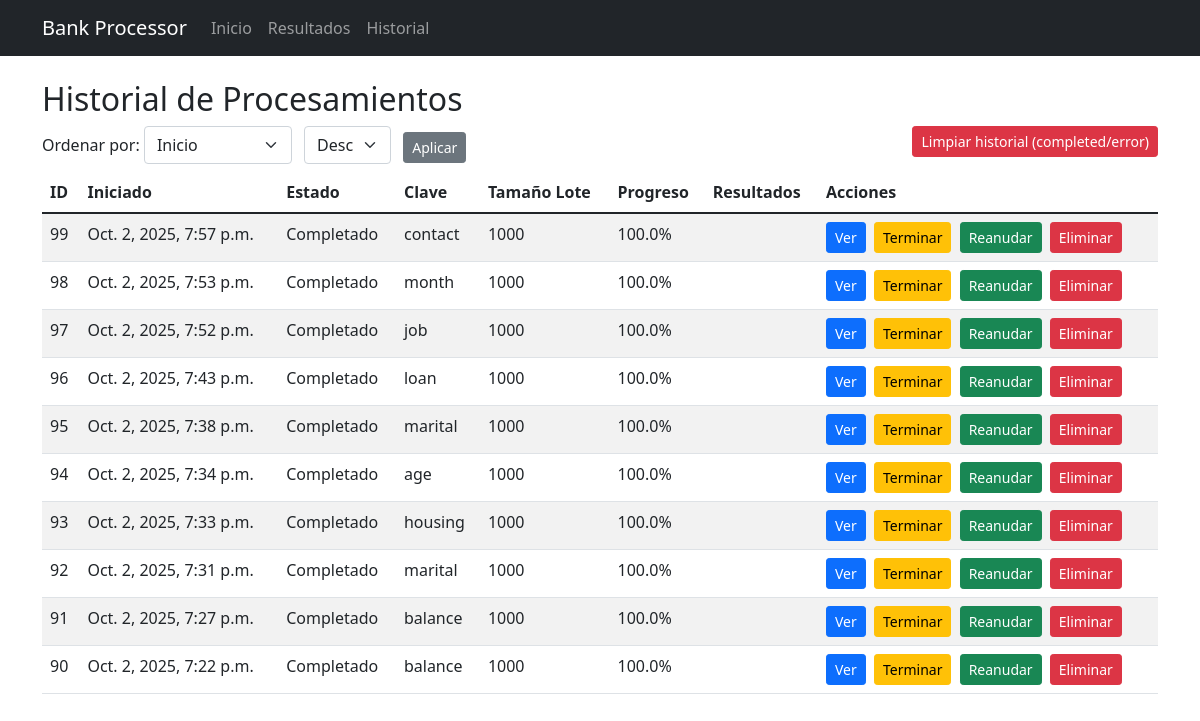
The page /history/ on the database its author committed.
### processor/models.py (models this page shows, shortened)
class ProcessingJob(models.Model):
    STATUS_CHOICES = [
        ('pending', 'Pendiente'),
        ('processing', 'Procesando'),
        ('completed', 'Completado'),
        ('error', 'Error')
    ]
    batch_key = models.CharField(max_length=50, help_text='Columna usada para fragmentación')
    batch_size = models.IntegerField(help_text='Número de registros por lote')
    total_records = models.IntegerField(default=0)
    processed_records = models.IntegerField(default=0)
    status = models.CharField(max_length=20, choices=STATUS_CHOICES, default='pending')
    error_message = models.TextField(blank=True, null=True)
    started_at = models.DateTimeField(default=timezone.now)
    completed_at = models.DateTimeField(null=True, blank=True)
    class Meta:
        ordering = ['-started_at']
    @property
    def progress(self):
        if self.total_records == 0:
            return 0
        return round((self.processed_records / self.total_records) * 100, 2)

### processor/views.py (the view)
# urls.py: path('history/', views.job_history, name='job_history'),
def job_history(request):
    order_by = request.GET.get('order_by', 'started_at')
    sort = request.GET.get('sort', 'desc')
    if sort == 'asc':
        jobs = ProcessingJob.objects.all().order_by(order_by)
    else:
        jobs = ProcessingJob.objects.all().order_by('-' + order_by)
    ctx = {
        'jobs': jobs,
        'order_by': order_by,
        'sort': sort,
        'order_started': order_by == 'started_at',
        'order_progress': order_by == 'progress',
        'order_batch_size': order_by == 'batch_size',
        'sort_asc': sort == 'asc',
    }
    return render(request, 'processor/history.html', ctx)

### processor/templates/processor/history.html (shortened to what this page needs)
{% extends "processor/base.html" %}
{% block content %}
<div class="container mt-4">
    <h2>Historial de Procesamientos</h2>
    {% if jobs %}
    <div class="d-flex justify-content-between mb-2">
        <div>
            <form method="get" class="d-inline">
                <label>Ordenar por:</label>
                <select name="order_by" class="form-select d-inline w-auto">
                    <option value="started_at" {% if order_started %}selected{% endif %}>Inicio</option>
                </select>
                <select name="sort" class="form-select d-inline w-auto ms-2">
                    <option value="desc" {% if not sort_asc %}selected{% endif %}>Desc</option>
                </select>
                <button class="btn btn-sm btn-secondary ms-2">Aplicar</button>
            </form>
        </div>
        <div>
            <form method="post" action="{% url 'job_clear_history' %}" class="d-inline">
                <button class="btn btn-sm btn-danger">Limpiar historial (completed/error)</button>
            </form>
        </div>
    </div>
    <div class="table-responsive">
        <table class="table table-striped">
            <thead>
                <tr>
                    <th>ID</th>
                    <th>Iniciado</th>
                    <th>Estado</th>
                    <th>Clave</th>
                    <th>Tamaño Lote</th>
                    <th>Progreso</th>
                    <th>Resultados</th>
                    <th>Acciones</th>
                </tr>
            </thead>
            <tbody>
                {% for j in jobs %}
                <tr>
                    <td>{{ j.id }}</td>
                    <td>{{ j.started_at }}</td>
                    <td>{{ j.get_status_display }}</td>
                    <td>{{ j.batch_key }}</td>
                    <td>{{ j.batch_size }}</td>
                    <td>{{ j.progress }}%</td>
                    <td>{{ j.batchresult_set.count }}</td>
                    <td>
                        <a href="{% url 'view_results_job' j.id %}" class="btn btn-sm btn-primary">Ver</a>
                        <form method="post" action="{% url 'job_terminate' j.id %}" class="d-inline ms-1">
                            <button class="btn btn-sm btn-warning">Terminar</button>
                        </form>
                        <form method="post" action="{% url 'job_resume' j.id %}" class="d-inline ms-1">
                            <button class="btn btn-sm btn-success">Reanudar</button>
                        </form>
                        <form method="post" action="{% url 'job_delete' j.id %}" class="d-inline ms-1" onsubmit="return confirm('Eliminar job {{ j.id }}? Esta acción no se puede deshacer.')">
                            <button class="btn btn-sm btn-danger">Eliminar</button>
                        </form>
                    </td>
                </tr>
                {% endfor %}
            </tbody>
        </table>
    </div>
    {% else %}
    <div class="alert alert-info">No hay trabajos registrados.</div>
    {% endif %}
</div>
{% endblock %}

### processor/templates/processor/base.html (shortened to what this page needs)
<!DOCTYPE html>
<html lang="es">
<head>
    <link href="https://cdn.jsdelivr.net/npm/bootstrap@5.1.3/dist/css/bootstrap.min.css" rel="stylesheet">
    {% load static %}
    <link href="{% static 'processor/alerts.css' %}" rel="stylesheet">
</head>
<body>
    <nav class="navbar navbar-expand-lg navbar-dark bg-dark">
        <div class="container">
            <a class="navbar-brand" href="{% url 'home' %}">Bank Processor</a>
            <div class="collapse navbar-collapse" id="navbarNav">
                <ul class="navbar-nav">
                    <li class="nav-item">
                        <a class="nav-link" href="{% url 'home' %}">Inicio</a>
                    </li>
                    <li class="nav-item">
                        <a class="nav-link" href="{% url 'view_results' %}">Resultados</a>
                    </li>
                    <li class="nav-item">
                        <a class="nav-link" href="{% url 'job_history' %}">Historial</a>
                    </li>
                </ul>
            </div>
        </div>
    </nav>
    {% block content %}{% endblock %}
</body>
</html>

### rows shown on the page
ProcessingJob: id "99", started_at "Oct. 2, 2025, 7:57 p.m.", status "Completado", batch_key "contact", batch_size "1000", progress "100.0"
ProcessingJob: id "98", started_at "Oct. 2, 2025, 7:53 p.m.", status "Completado", batch_key "month", batch_size "1000", progress "100.0"
ProcessingJob: id "97", started_at "Oct. 2, 2025, 7:52 p.m.", status "Completado", batch_key "job", batch_size "1000", progress "100.0"
ProcessingJob: id "96", started_at "Oct. 2, 2025, 7:43 p.m.", status "Completado", batch_key "loan", batch_size "1000", progress "100.0"
ProcessingJob: id "95", started_at "Oct. 2, 2025, 7:38 p.m.", status "Completado", batch_key "marital", batch_size "1000", progress "100.0"
ProcessingJob: id "94", started_at "Oct. 2, 2025, 7:34 p.m.", status "Completado", batch_key "age", batch_size "1000", progress "100.0"
ProcessingJob: id "93", started_at "Oct. 2, 2025, 7:33 p.m.", status "Completado", batch_key "housing", batch_size "1000", progress "100.0"
ProcessingJob: id "92", started_at "Oct. 2, 2025, 7:31 p.m.", status "Completado", batch_key "marital", batch_size "1000", progress "100.0"
ProcessingJob: id "91", started_at "Oct. 2, 2025, 7:27 p.m.", status "Completado", batch_key "balance", batch_size "1000", progress "100.0"
ProcessingJob: id "90", started_at "Oct. 2, 2025, 7:22 p.m.", status "Completado", batch_key "balance", batch_size "1000", progress "100.0"
